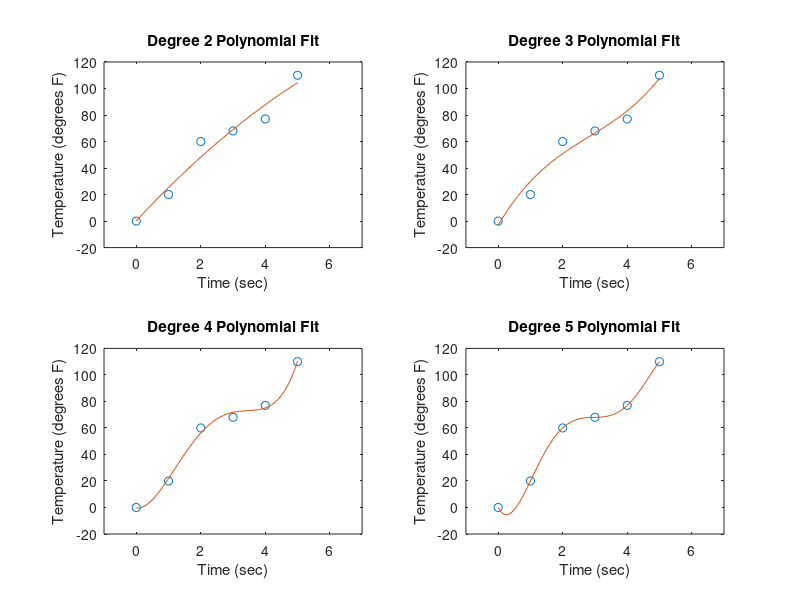

Write MATLAB code to recreate this figure.
% Listing 15.04 Higher-order fits
x = 0:5;
fine_x = 0:.1:5;
y = [0 20 60 68 77 110];
for order = 2:5
    y2=polyval(polyfit(x,y,order), fine_x);
    subplot(2,2,order-1)
    plot(x, y, 'o', fine_x, y2)
    axis([-1 7 -20 120])
    ttl = sprintf('Degree %d Polynomial Fit', ...
                                         order );
    title(ttl)
    xlabel('Time (sec)')
    ylabel('Temperature (degrees F)')
end
